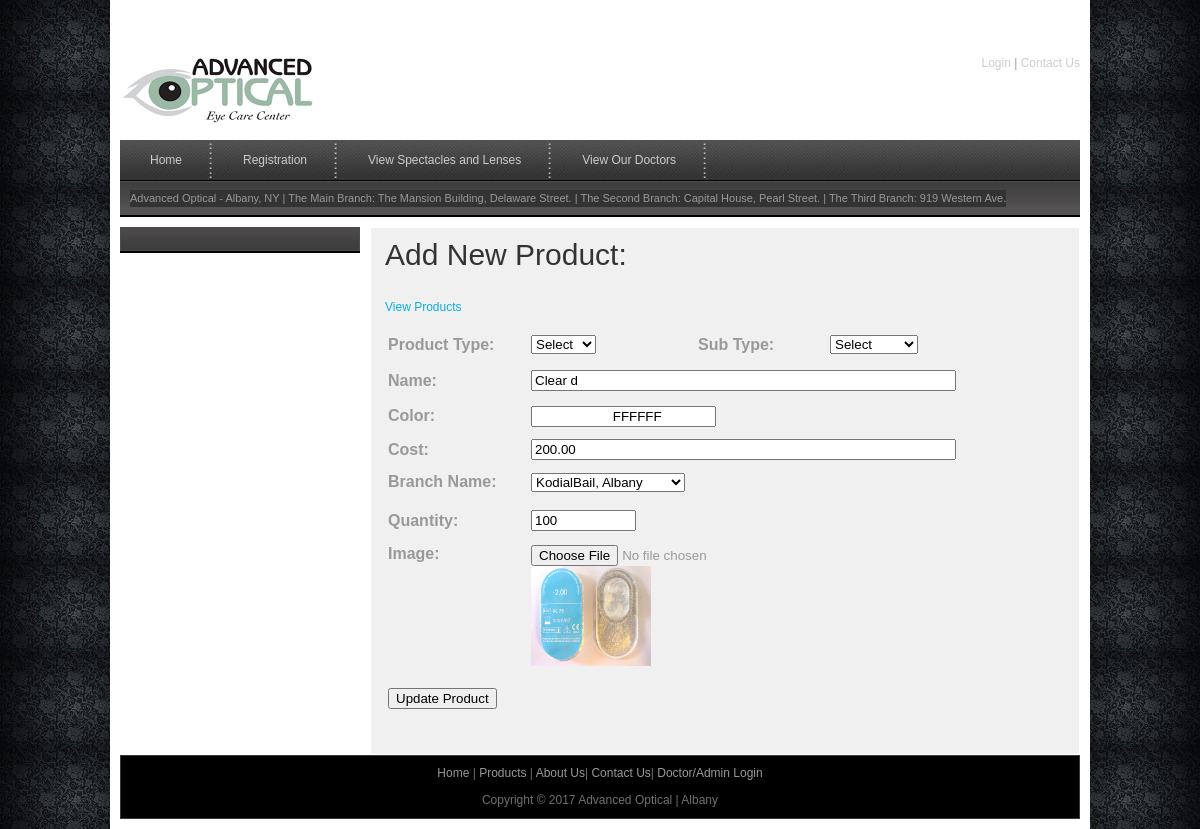
/addproduct.php?prodid=2, run on the app's committed database.
### tables this page shows
CREATE TABLE IF NOT EXISTS `products` (
  `prod_id` int(10) NOT NULL AUTO_INCREMENT,
  `branch_id` int(10) NOT NULL,
  `name` varchar(50) NOT NULL,
  `product_type` varchar(50) NOT NULL,
  `sub_type` varchar(25) NOT NULL,
  `image` varchar(100) NOT NULL,
  `color` varchar(20) NOT NULL,
  `cost` double(10,2) NOT NULL,
  `quantity` int(10) NOT NULL,
  PRIMARY KEY (`prod_id`)
);

### addproduct.php (the view, shortened to what this page needs)
<?php
include("includes/header.php");
include("includes/conn.php");
$rowrec="";
$resbranch = mysqli_query($con,"select * from branch");
?>
    <div id="templatemo_main">
   		<div id="sidebar" class="float_l">
        	<div class="sidebar_box"><span class="bottom"></span>
            </div>
   		</div>
        <div id="content" class="float_r">
        <h1>Add New Product:</h1>
        <p><a href="viewproducts.php">View Products</a></p>
        <form action="" method="post" enctype="multipart/form-data" name="adprod" id="adprod" onsubmit="return validation()">
          <table width="644" border="0">
            <tr>
              <td width="139" height="34"><strong>Product Type:</strong></td>
                <td width="163">
  <?php
	if(isset($_GET['prodid'])){
  			$resultquery = mysqli_query($con,"SELECT * FROM  products where prod_id='$_GET[prodid]'");
			$rowrec = mysqli_fetch_array($resultquery);
}
				?>
                <select name="ptype" id="ptype" onchange="showUser(this.value)">
                <option value="">Select</option>
                </select></td>
                <td width="128"><strong>Sub Type:</strong></td>
                <td width="196"><div id="txtHint"><select name="ptype2" id="ptype2">
                 <option value="">Select</option>
                </select></div></td>
            </tr>
            <tr>
              <td height="34"><strong>
                <label for="name" class="left">Name:</label>
              </strong></td>
              <td colspan="3">
              <input name="name" class="right" type="text" id="name" size="50" value="<?php  echo (isset($rowrec['name']))? $rowrec['name']: ""; ?>" />
              </td>
            </tr>
            <tr>
              <td height="33"><strong>
                <label class="left" for="doclname2">Color:</label>
              </strong></td>
              <td colspan="3"><script type="text/javascript" src="jscolor.js"></script>
				   <input name="colorpick" class="color" value="
                     <?php
			  	if(isset($_GET['prodid']))
			  	{
					echo $rowrec['color'];
				}
				else
				{
					echo "66ff00";
				}
				?>">
			</td>
            </tr>
            <tr>
              <td height="30"><strong>
                <label for="loginid2" class="left">Cost:</label>
              </strong></td>
              <td colspan="3"><input name="cost" type="text" class="right" id="cost" size="50" value="<?php  echo (isset($rowrec['cost']))? $rowrec['cost']: ""; ?>" /></td>
            </tr>
            <tr>
              <td height="31"><strong>
                <label for="password2" class="left">Branch Name:</label>
              </strong></td>
              <td colspan="3">
                <select name="bname" id="bname">
            <?php
			while($rows = mysqli_fetch_array($resbranch))
			{
				if($rows[branch_id]==$rowrec[branch_id])
				{
				echo "<option value='$rows[branch_id]' selected>$rows[branch_name]</option>";
				}
				else
				{
				echo "<option value='$rows[branch_id]'>$rows[branch_name]</option>";
				}
			}
			?>
                        </select></td>
            </tr>
            <tr>
              <td height="42"><strong>
                <label class="left" for="cpassword2">Quantity:</label>
              </strong></td>
              <td colspan="3"><input name="qty" class="right" type="text" id="qty" size="10" value="<?php  echo (isset($rowrec['quantity']))? $rowrec['quantity']: ""; ?>"/></td>
            </tr>
            <tr>
              <td height="32" valign="top"><strong>Image:</strong></td>
              <td colspan="3"><label for="file"></label>
              <input type="file" name="file" id="file" />
              	<?php
				$img =   (isset($rowrec['image']))? $rowrec['image']: "";
            if($img =="")
			 	{
				$img = "upload//noimage.jpg";
			 	}
				else
				{
				$img = "upload/".$img;
				}
				?><br />
                <?php
			  if(isset($_GET['prodid']))
			  {
			  ?>
                <img src="<?php echo $img; ?>" alt="Image 02" height="100" width="120"/>
                <?php
			  }
			?>
              </td>
            </tr>
            <tr>
              <td height="36" colspan="4" align="center"><p>
              <?php
			  if(isset($_GET['prodid']))
			  {
			  ?>
              <br />
                <input type="submit" name="update" id="update" value="Update Product" class="submit_btn float_l"  />
                <?php
				}
				else
				{
				?>
				 	<input type="hidden" name="prodid" id="prodid" value="" />
<input type="submit" name="add" id="add" value="Add Product" class="submit_btn float_l" />
                <?php
				}
				?>
              </p></td>
            </tr>
          </table>
          <p>&nbsp;</p>
        </form>
      </div>
    </div>
<?php
include("includes/footer.php");
?>

### css/tm_style.css (style rules this page uses)
body { margin: 0; padding: 0; color: #999; font-family: Tahoma, Geneva, sans-serif; font-size: 12px; line-height: 1.4em; background-color: #2e2e2e; background-repeat: repeat; background-image: url(../images/tm_body.jpg) }
a, a:link, a:visited { color: #08aee3; font-weight: normal; text-decoration: none; }
p { margin: 0 0 10px 0; padding: 0; }
img { border: none; }
h1, h2, h3, h4, h5, h6 { color: #333; font-weight: normal; }
h1 { font-size: 30px; margin: 0 0 30px; padding: 5px 0; }
.float_l { float: left }
.float_r { float: right }
#content { width: 680px; background: #f0f0f0; border: 1px solid #fff; padding: 14px; }
#sidebar { width: 240px }
.sidebar_box { position: relative; background: #4c4a4a; margin-bottom: 36px; }
.sidebar_box span.bottom { position: absolute; bottom: -26px; left: 0; width: 240px; height: 26px; background: url(../images/tm_sidebar_bottom.jpg) }

### data on the page
products: name "Clear d", colorpick "FFFFFF", cost "200.00", qty "100"

### other printed values
form field bname "KodialBail, Albany"
